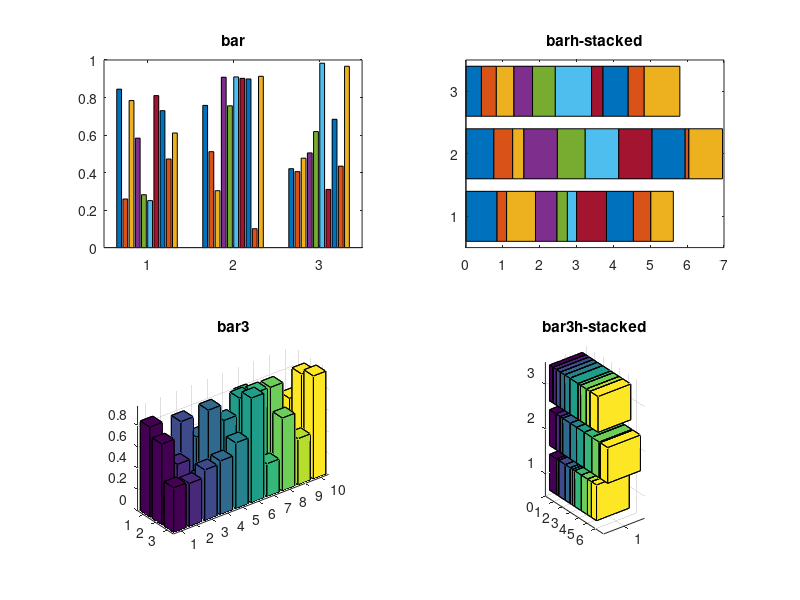

Recreate this plot in MATLAB.
rng('default')
x=rand(3,10);
figure;
subplot(2,2,1);bar(x);title('bar')
subplot(2,2,2);barh(x,'stacked');title('barh-stacked')
subplot(2,2,3);bar3(x);title('bar3')
subplot(2,2,4);bar3h(x,'stacked');title('bar3h-stacked')
